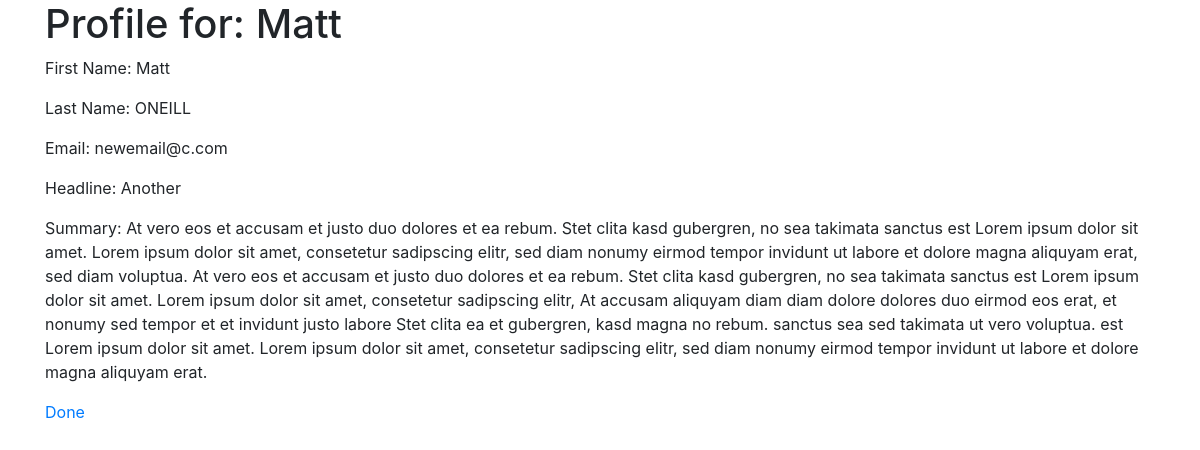
/view.php?profile_id=78, run on the app's committed database.
### tables this page shows
CREATE TABLE `Profile` (
  `profile_id` int NOT NULL AUTO_INCREMENT,
  `user_id` int NOT NULL,
  `first_name` text,
  `last_name` text,
  `email` text,
  `headline` text,
  `summary` text,
  PRIMARY KEY (`profile_id`),
  KEY `profile_ibfk_2` (`user_id`),
  CONSTRAINT `profile_ibfk_2` FOREIGN KEY (`user_id`) REFERENCES `users` (`user_id`) ON DELETE CASCADE ON UPDATE CASCADE
);

### inc/func.php (called while the page is built, shortened)
<?php
	function exists_in_db($pdo, $field, $table, $val) {
		$sql = "SELECT $field from $table where $field = ?";
		$stmt = $pdo->prepare($sql);
		$stmt->bindValue(1, $val);
		$stmt->execute();
		if ($stmt->rowCount() ) {
			return true;
		}
		return false;
	}
?>

### view.php (the view, shortened to what this page needs)
<?php
	require_once("inc/config.php");
	if (! isset($_GET["profile_id"])) {
		$_SESSION["error"] = ERR_NO_PROFILE_ID;
		header("Location: index.php");
		exit;
	} else if ( exists_in_db($pdo, "profile_id", "Profile", $_GET["profile_id"])) {
		$profile_id = $_GET["profile_id"];
		$sql = "SELECT first_name, last_name, email, headline, summary
				FROM profile
				WHERE profile_id=?";
		$stmt = $pdo->prepare($sql);
		$stmt->bindValue(1, $profile_id);
		$stmt->execute();
		$profile = $stmt->fetch(PDO::FETCH_ASSOC);
	} else {
		header("Location: index.php");
		$_SESSION["error"] = ERR_NO_PROFILE;
		exit;
	}
?>
<!DOCTYPE html>
<html lang='en'>
<head>
	<?php include("inc/header.php");?>
</head>
<body>
<div class="container" id="main-content">
	<h1>Profile for: <?= $profile["first_name"] ?></h1>
	<?php
		foreach ($profile as $key => $value) {
			$title = str_replace("_", " ", $key);
			$title = ucwords($title);
			$value = htmlentities($value);
			print "<p>$title: $value</<p>";
		}
	?>
	<p><a href="index.php">Done</a></p>
</div>
</body>
</html>

### inc/header.php (shortened to what this page needs)
    <link rel="stylesheet"
    	  href="https://stackpath.bootstrapcdn.com/bootstrap/4.4.1/css/bootstrap.min.css"
>

### data on the page
profile: first_name "Matt", last_name "ONEILL", email "newemail@c.com", headline "Another", summary "At vero eos et accusam et justo duo dolores et ea rebum. Stet clita kasd gubergren, no sea takimata sanctus est Lorem ipsum dolor sit amet. Lorem ipsum dolor sit amet, consetetur sadipscing elitr, sed diam nonumy eirmod tempor invidunt ut labore et dolore magna aliquyam erat, sed diam voluptua. At vero eos et accusam et justo duo dolores et ea rebum. Stet clita kasd gubergren, no sea takimata sanctus est Lorem ipsum dolor sit amet. Lorem ipsum dolor sit amet, consetetur sadipscing elitr, At accusam aliquyam diam diam dolore dolores duo eirmod eos erat, et nonumy sed tempor et et invidunt justo labore Stet clita ea et gubergren, kasd magna no rebum. sanctus sea sed takimata ut vero voluptua.…"

### other printed values
$title "First Name"
$title "Last Name"
$title "Email"
$title "Headline"
$title "Summary"
